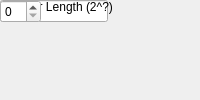
<?xml version="1.0" encoding="UTF-8"?>
<ui version="4.0">
 <class>MainWindow</class>
 <widget class="QMainWindow" name="MainWindow">
  <property name="windowTitle"><string>Freeze Counter</string></property>
  <widget class="QWidget" name="centralwidget">
   <!-- NOTE: this is a simplified structural mirror of the generated
        <module>_ui.py, not a full round-trip Designer file. Regenerate
        both from the same spec if you need to edit layout by hand. -->
       <widget class="QLabel" name="label_name">
     <property name="text"><string>Block name</string></property>
    </widget>
       <widget class="QLineEdit" name="name"/>
       <widget class="QLabel" name="label_counter_bits">
     <property name="text"><string>Counter Length (2^?)</string></property>
    </widget>
       <widget class="QSpinBox" name="counter_bits"/>
  </widget>
 </widget>
 <resources/>
 <connections/>
</ui>
